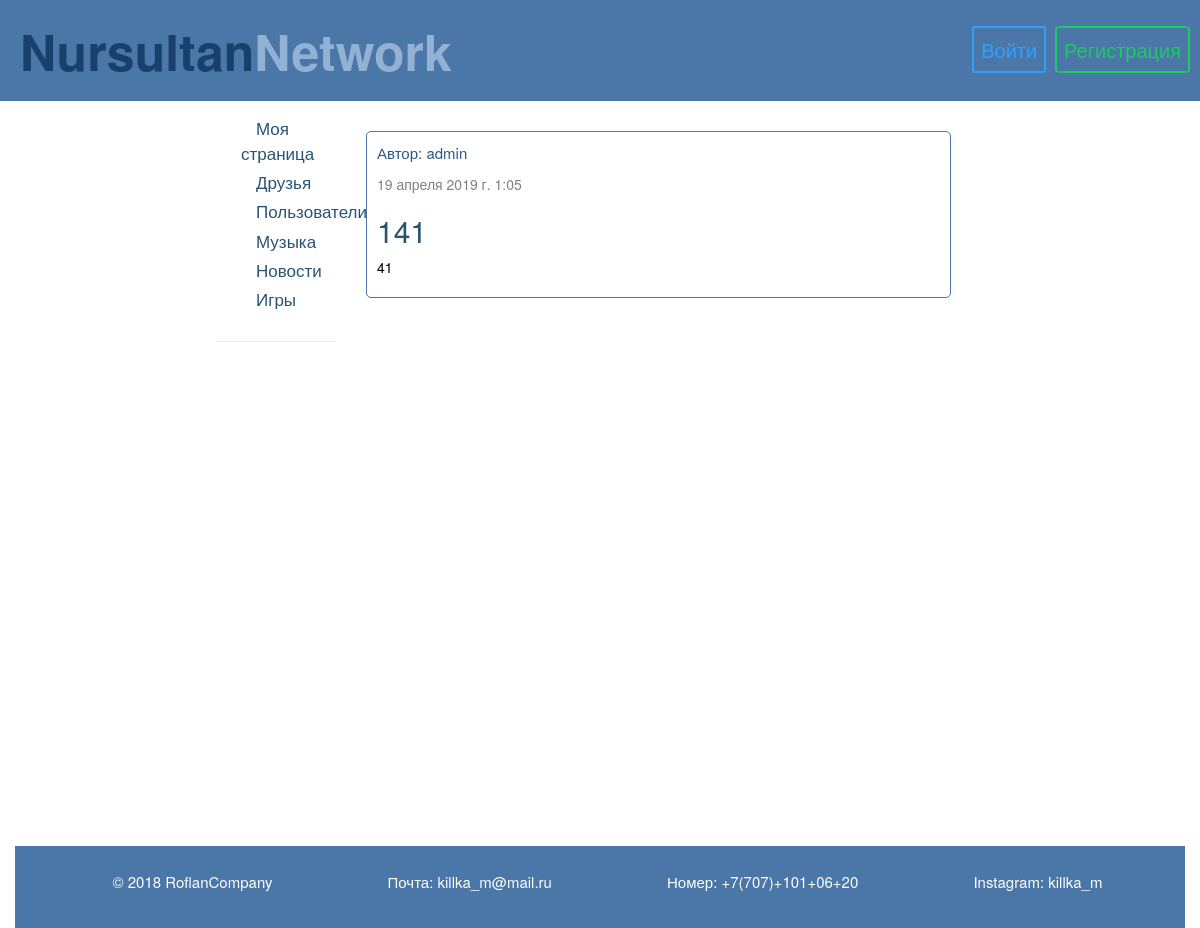
Page /feed/post/37/ on the committed database.
### mysocial/models.py (models this page shows, shortened)
class Post(models.Model):
    author = models.ForeignKey(User, on_delete=models.CASCADE)
    title = models.CharField(max_length=200)
    image = models.ImageField(null=True, blank=True, width_field="width_field", height_field="height_field")
    height_field=models.IntegerField(default=330)
    width_field = models.IntegerField(default=330)
    text = models.TextField()
    created_date = models.DateTimeField(default=timezone.now)
    published_date = models.DateTimeField(blank=True, null=True)

### mysocial/views.py (the view)
# urls.py: path('feed/post/<int:pk>/', views.com_detail, name='com_detail'),
def com_detail(request, pk):
    post = get_object_or_404(Post, pk=pk)
    return render(request, 'mysocial/com_detail.html', {'post': post})

### mysocial/templates/mysocial/com_detail.html (shortened to what this page needs)
{% extends 'mysocial/base.html' %}
{% block content %}
    <div class="post">
        {% if post.published_date %}
            <div class="date">
                <p class="author"> Автор: {{ post.author}} <p style="oolor:gray;">{{ post.published_date }}</p></p>
            </div>
        {% endif %}
        <h2>{{ post.title }}</h2>
        <p style="color:black">{{ post.text|linebreaksbr }}</p>
    </div>
{% endblock %}

### social/static/css/css1.css (style rules this page uses)
body { background-color: white; }
.author { color:#2a5885; font-size: 15px; }
.date { color:gray; }
.post { padding: 10px; border:1px solid #4a76a8; margin-top: 20px; border-radius: 5px; color:#285473; width: 100%; position: relative; }
* { margin: 0; padding: 0; }

### rows in the picture
Post: author "admin", published_date "19 апреля 2019 г. 1:05", title "141", text "41"
